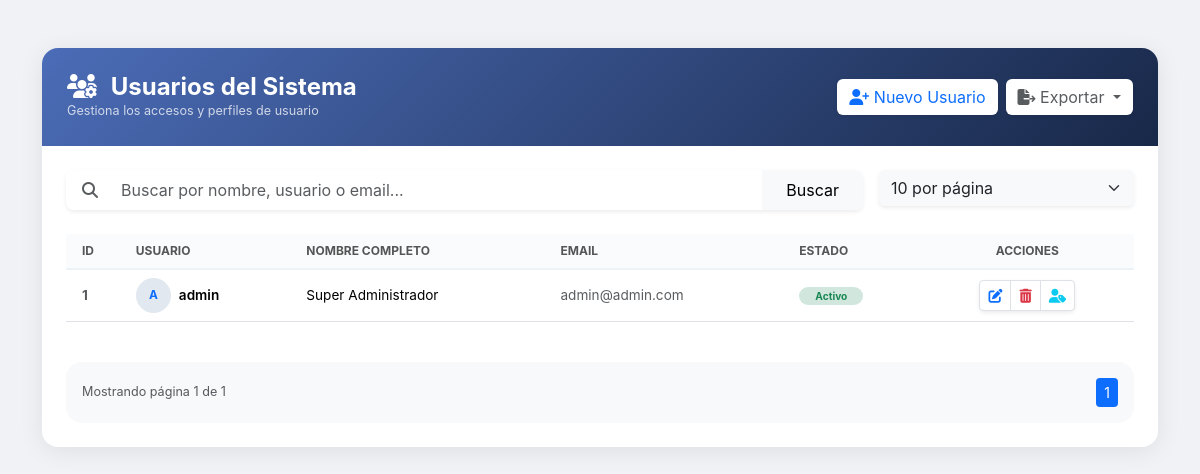
Screenshot of /accesos/controladores/controlador_acc_usuario.php with the database file from the repository.
### tables this page shows
CREATE TABLE `acc_usuario` (
  `id_usuario` int(11) NOT NULL AUTO_INCREMENT,
  `username` varchar(128) NOT NULL,
  `fullname` varchar(250) NOT NULL,
  `correo` varchar(255) DEFAULT NULL,
  `password` varchar(255) DEFAULT NULL,
  `estado` varchar(2) NOT NULL DEFAULT 'A',
  `cambio_clave_obligatorio` char(1) NOT NULL DEFAULT 'N',
  `fecha_creacion` timestamp NOT NULL DEFAULT current_timestamp(),
  `fecha_actualiza` timestamp NULL DEFAULT NULL ON UPDATE current_timestamp(),
  PRIMARY KEY (`id_usuario`)
);

### accesos/modelos/modelo_acc_usuario.php (called while the page is built, shortened)
<?php
require_once '../../conexion.php';
class ModeloAcc_usuario {
    private $conexion;
    public function __construct() {
        global $conexion;
        $this->conexion = $conexion;
    }
    public function contarRegistros() {
        $query = "SELECT COUNT(*) as total FROM acc_usuario";
        $stmt = $this->conexion->prepare($query);
        $stmt->execute();
        $resultado = $stmt->get_result();
        return $resultado ? $resultado->fetch_assoc()['total'] : 0;
    }
    public function obtenerTodos($registrosPorPagina, $offset) {
        $query = "SELECT * FROM acc_usuario";
        $query .= " LIMIT ? OFFSET ?";
        $stmt = $this->conexion->prepare($query);
        $stmt->bind_param('ii', $registrosPorPagina, $offset);
        $stmt->execute();
        $resultado = $stmt->get_result();
        return $resultado ? $resultado->fetch_all(MYSQLI_ASSOC) : false;
    }
}
?>

### accesos/vistas/vista_acc_usuario.php (the view, shortened to what this page needs)
<?php
$registrosPorPagina = isset($_GET['registrosPorPagina']) ? (int)$_GET['registrosPorPagina'] : 10;
$paginaActual = isset($_GET['pagina']) ? (int)$_GET['pagina'] : 1;
?>
<!DOCTYPE html>
<html lang="es">
<head>
    <?php include('../headIconos.php'); ?>
    <link href="https://cdn.jsdelivr.net/npm/bootstrap@5.3.3/dist/css/bootstrap.min.css" rel="stylesheet">
    <link rel="stylesheet" href="../css/estilos.css">
</head>
<body>
    <div class="container my-5">
        <div class="dashboard-card">
            <div class="header-gradient d-flex justify-content-between align-items-center">
                <div>
                    <h2 class="h4 mb-0 fw-bold"><i class="fas fa-users-cog me-2"></i> Usuarios del Sistema</h2>
                    <p class="mb-0 opacity-75 small">Gestiona los accesos y perfiles de usuario</p>
                </div>
                <div class="d-flex gap-2">
                    <button class="btn btn-white text-primary border-0 shadow-sm bg-white" data-bs-toggle="modal" data-bs-target="#modalCrear">
                        <i class="fas fa-user-plus"></i> Nuevo Usuario
                    </button>
                    <div class="dropdown">
                        <button class="btn btn-white text-muted border-0 shadow-sm bg-white dropdown-toggle" data-bs-toggle="dropdown">
                            <i class="fas fa-file-export"></i> Exportar
                        </button>
                    </div>
                </div>
            </div>
            <div class="p-4">
                <form method="GET" action="../controladores/controlador_acc_usuario.php" class="row g-3 mb-4">
                    <div class="col-md-9">
                        <div class="input-group shadow-sm rounded-3 overflow-hidden">
                            <span class="input-group-text bg-white border-0 ps-3 text-muted"><i class="fas fa-search"></i></span>
                            <input type="text" name="busqueda" class="form-control border-0 py-2 shadow-none" placeholder="Buscar por nombre, usuario o email..." value="<?php echo htmlspecialchars($_GET['busqueda'] ?? ''); ?>">
                            <button type="submit" class="btn btn-light px-4 border-0">Buscar</button>
                        </div>
                    </div>
                    <div class="col-md-3">
                        <select name="registrosPorPagina" class="form-select border-0 shadow-sm bg-light" onchange="this.form.submit()">
                            <option value="10" <?= $registrosPorPagina == 10 ? 'selected' : '' ?>>10 por página</option>
                        </select>
                    </div>
                </form>
                <div class="table-responsive">
                    <table class="table table-hover align-middle">
                        <thead>
                            <tr>
                                <th class="ps-3">ID</th>
                                <th>Usuario</th>
                                <th>Nombre completo</th>
                                <th>Email</th>
                                <th>Estado</th>
                                <th class="text-center pe-3">Acciones</th>
                            </tr>
                        </thead>
                        <tbody>
                            <?php
                            require_once '../modelos/modelo_acc_usuario.php';
                            $modelo = new ModeloAcc_usuario();
                            $termino = $_GET['busqueda'] ?? '';
                            $offset = ($paginaActual - 1) * $registrosPorPagina;
                            if (isset($_GET['action']) && $_GET['action'] === 'buscar') {
                                $totalRegistros = $modelo->contarRegistrosPorBusqueda($termino);
                                $registros = $modelo->buscar($termino, $registrosPorPagina, $offset);
                            } else {
                                $totalRegistros = $modelo->contarRegistros();
                                $registros = $modelo->obtenerTodos($registrosPorPagina, $offset);
                            }
                            if ($registros):
                                foreach ($registros as $reg):
                            ?>
                            <tr>
                                <td class="ps-3 text-muted fw-bold"><?= $reg['id_usuario'] ?></td>
                                <td>
                                    <div class="d-flex align-items-center gap-2">
                                        <div class="user-avatar small fw-bold text-primary"><?= strtoupper(substr($reg['username'], 0, 1)) ?></div>
                                        <span class="fw-semibold"><?= htmlspecialchars($reg['username']) ?></span>
                                    </div>
                                </td>
                                <td><?= htmlspecialchars($reg['fullname']) ?></td>
                                <td class="small text-muted"><?= htmlspecialchars($reg['correo']) ?></td>
                                <td>
                                    <span class="badge <?= $reg['estado'] === 'A' ? 'bg-success-subtle text-success' : 'bg-danger-subtle text-danger' ?> rounded-pill px-3">
                                        <?= $reg['estado'] === 'A' ? 'Activo' : 'Inactivo' ?>
                                    </span>
                                </td>
                                <td class="text-center pe-3">
                                    <div class="btn-group shadow-sm">
                                        <button class="btn btn-sm btn-white text-primary border" data-bs-toggle="modal" data-bs-target="#modalActualizar"
                                            data-id-usuario="<?= htmlspecialchars($reg['id_usuario']) ?>"
                                            data-fullname="<?= htmlspecialchars($reg['fullname']) ?>"
                                            data-username="<?= htmlspecialchars($reg['username']) ?>"
                                            data-correo="<?= htmlspecialchars($reg['correo']) ?>"
                                            data-estado="<?= htmlspecialchars($reg['estado']) ?>"
                                            title="Editar">
                                            <i class="fa-solid fa-pen-to-square"></i>
                                        </button>
                                        <button class="btn btn-sm btn-white text-danger border" onclick="eliminar('<?= htmlspecialchars($reg['id_usuario']) ?>')" title="Eliminar">
                                            <i class="fa-solid fa-trash-can"></i>
                                        </button>
                                        <button class="btn btn-sm btn-white text-info border"
                                            data-bs-toggle="modal"
                                            data-bs-target="#modalRoles"
                                            data-id-usuario="<?= htmlspecialchars($reg['id_usuario']) ?>"
                                            data-fullname="<?= htmlspecialchars($reg['fullname']) ?>"
                                            title="Asignar Roles">
                                            <i class="fa-solid fa-user-tag"></i>
                                        </button>
                                    </div>
                                </td>
                            </tr>
                            <?php endforeach; else: ?>
                            <tr><td colspan="6" class="text-center py-5 text-muted">No se encontraron usuarios.</td></tr>
                            <?php endif; ?>
                        </tbody>
                    </table>
                </div>
                <div class="mt-4 d-flex justify-content-between align-items-center bg-light p-3 rounded-4">
                    <div class="small text-muted">Mostrando página <?= $paginaActual ?> de <?= ceil($totalRegistros/$registrosPorPagina) ?: 1 ?></div>
                    <nav>
                        <ul class="pagination pagination-sm mb-0">
                            <?php
                            $totalPaginas = ceil($totalRegistros / $registrosPorPagina);
                            for ($i = 1; $i <= $totalPaginas; $i++): ?>
                                <li class="page-item <?= $i == $paginaActual ? 'active' : '' ?>">
                                    <a class="page-link shadow-none border-0" href="?pagina=<?= $i ?>&registrosPorPagina=<?= $registrosPorPagina ?>&busqueda=<?= urlencode($termino) ?>"><?= $i ?></a>
                                </li>
                            <?php endfor; ?>
                        </ul>
                    </nav>
                </div>
            </div>
        </div>
    </div>
</body>
</html>

### accesos/css/estilos.css (style rules this page uses)
body { font-size: 0.9rem; }
.table th, .table td { font-size: 0.85rem; }
.table th { background-color: #9baec2; }

### accesos/vistas/vista_acc_usuario.php (style rules this page uses)
:root { --primary-gradient: linear-gradient(135deg, #4b6cb7 0%, #182848 100%); }
body { background-color: #f0f2f5; font-family: 'Inter', system-ui, sans-serif; }
.dashboard-card { border: none; border-radius: 16px; background: #ffffff; box-shadow: 0 4px 25px rgba(0,0,0,0.08); overflow: hidden; }
.header-gradient { background: var(--primary-gradient); color: white; padding: 25px; }
.table thead th { background: #fafbfc; color: #555; text-transform: uppercase; font-size: 0.75rem; font-weight: 700; border-bottom: 2px solid #edf2f7; }
.user-avatar { width: 35px; height: 35px; background: #e2e8f0; border-radius: 50%; display: flex; align-items: center; justify-content: center; }

### rows the page displays
acc_usuario: id_usuario "1", username "A", username "admin", fullname "Super Administrador", correo "admin@admin.com", estado "Activo"

### other values shown
$paginaActual "1"
ceil($totalRegistros/$registrosPorPagina) ?: 1 "1"
